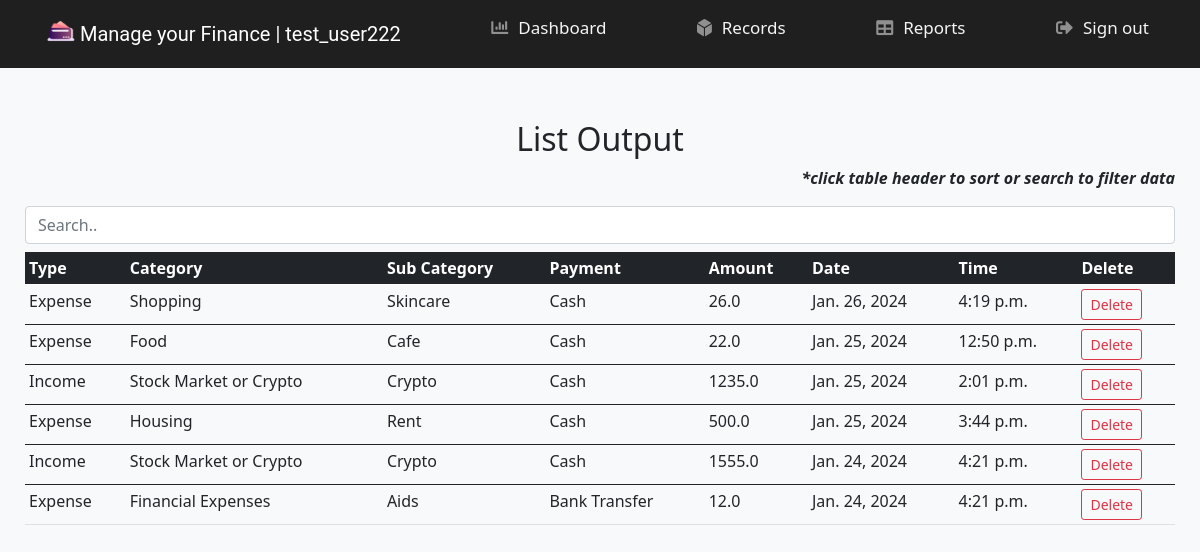
The app's page /reports/3/ (signed in) with its own data.
### wallet_app/users/models.py (models this page shows)
class User(auth_models.AbstractUser):
    username = models.CharField(
        max_length=30,
        blank=True,
        null=True,
        unique=True,
    )
    email = models.EmailField(
        unique=True,
        validators=[validate_email],
    )

### wallet_app/wallet/models.py (models this page shows, shortened)
class RecordModel(models.Model):
    type = models.CharField(max_length=40)
    category = models.CharField(max_length=40, default=None)
    sub_category = models.CharField(max_length=40, default=None)
    payment = models.CharField(max_length=40)
    amount = models.FloatField()
    date = models.DateField(
        auto_now_add=True
    )
    time = models.TimeField(
        auto_now_add=True
    )
    user = models.ForeignKey(
        to=UserModel,
        on_delete=models.CASCADE,
        null=True,
    )

### wallet_app/wallet/views.py (the view)
# urls.py: path('reports/<int:pk>/', ReportsView.as_view(), name='reports'),
class ReportsView(CustomLoginRequiredMixin, ErrorRedirectMixin, View):
    template_name = "reports.html"
    def get(self, request, pk):
        user = get_object_or_404(User, pk=pk)
        posts = RecordModel.objects.all().filter(user=user).order_by("-date")
        context = {"posts": posts}
        return render(request, self.template_name, context)

### wallet_app/users/mixins.py (called while the page is built)
    def dispatch(self, request, *args, **kwargs):
        if not request.user.is_authenticated or request.user != self.get_user(request, *args, **kwargs):
            return self.handle_no_permission()
        elif request.user.pk != kwargs.get('pk'):
            raise Http404("You don't have permission to access this page.")
        return super().dispatch(request, *args, **kwargs)

    def get_user(self, request, *args, **kwargs):
        return request.user

    def dispatch(self, request, *args, **kwargs):
        if not self.request.user.is_authenticated:
            return self.handle_no_permission()
        return super().dispatch(request, *args, **kwargs)

### templates/reports.html (shortened to what this page needs)
{% extends 'main.html' %}
{% load static %}
{% block content %}
    <div class="text-center mb-2">
        <h2> List Output </h2>
    </div>
    <p class="text-end fst-italic fw-bold">*click table header to sort or search to filter data</p>
    <input class="form-control mb-2" id="input" type="text" placeholder="Search..">
    <div class="table-responsive">
        <table id="reports" class="table table-hover table-sm">
            <thead>
            <tr>
                <th class="table-dark" scope="col" onclick="sortTable(0)">Type</th>
                <th class="table-dark" scope="col" onclick="sortTable(1)">Category</th>
                <th class="table-dark" scope="col" onclick="sortTable(2)">Sub Category</th>
                <th class="table-dark" scope="col" onclick="sortTable(3)">Payment</th>
                <th class="table-dark" scope="col" onclick="sortTable(4)">Amount</th>
                <th class="table-dark" scope="col" onclick="sortTable(5)">Date</th>
                <th class="table-dark" scope="col" onclick="sortTable(6)">Time</th>
                <th class="table-dark" scope="col">Delete</th>
            </tr>
            </thead>
        <tr>
            {% for post in posts %}
                {% if post %}
            <tbody id="table">
            <td>{{ post.type }}</td>
            <td>{{ post.category }}</td>
            <td>{{ post.sub_category }}</td>
            <td>{{ post.payment }}</td>
            <td>{{ post.amount }}</td>
            <td>{{ post.date }}</td>
            <td>{{ post.time }}</td>
            <td><a class="btn btn-outline-danger btn-sm" href="{% url 'delete' pk=request.user.pk id=post.id %}">Delete</a></td>
            </tr>
            </tbody>
            {% endif %}
            {% endfor %}
        </table>
    </div>
{% endblock %}

### templates/main.html (shortened to what this page needs)
{% load static %}
<!DOCTYPE html>
<html lang="en">
<head>
    <link href="{% static 'css/bootstrap.min.css' %}" rel="stylesheet">
    <link href="{% static 'css/main.css' %}" rel="stylesheet" type="text/css">
    <link rel="stylesheet" href="https://use.fontawesome.com/releases/v5.15.1/css/all.css"
>
</head>
<body>
<nav class="navbar fixed-top navbar-custom" id="navbar">
    <div class="container-fluid">
        <a class="navbar-brand" href="{% url 'dashboard' pk=request.user.pk %}">
            <img src="{% static 'images/wallet.png' %}" id="logo" alt="" width="30" height="24"
                 class="d-inline-block align-top">
            Manage your Finance | {{ request.user }}
        </a>
        <h1 class="nav-link active"><a href="{% url 'dashboard' pk=request.user.pk %}"><i
                class="fas fa-chart-bar nav-icon"></i>Dashboard</a></h1>
        <h1 class="nav-link active"><a href="{% url 'records' pk=request.user.pk %}"><i
                class="fas fa-dice-d6 nav-icon"></i>Records</a></h1>
        <h1 class="nav-link active"><a href="{% url 'reports' pk=request.user.pk %}"><i
                class="fas fa-table nav-icon"></i>Reports</a></h1>
        <ul class="navbar-nav px-3 flex-row-reverse">
            <li class="nav-item text-nowrap">
                <h1 class="nav-link active"><a href="{% url 'logout' %}"><i
                    class="fas fa-sign-out-alt nav-icon"></i>Sign out</a></h1>
            </li>
        </ul>
    </div>
</nav>
<div class="container-fluid"><br><br><br><br><br>
    {% block content %}
    {% endblock %}
</div>
</body>
</html>

### static/css/main.css (style rules this page uses)
.container-fluid { padding-left: 25px; padding-right: 25px; }
.navbar-brand { margin-left: 10px; font-family: 'Roboto', sans-serif; text-decoration: none; color: white; }
.navbar-custom { background-color: #1F1F1F; color: #f5f5f5; font-size: 17px; padding: 5px 10px; text-decoration: none; }
.nav-icon { padding-right: 10px; color: #909090; }
.nav-link { display: flex; height: 50px; }
.nav-link a { color: #f5f5f5; font-size: 17px; float: left; padding: 5px 0px; text-decoration: none; }

### records on screen
User: user "test_user222"
RecordModel: type "Expense", category "Shopping", sub_category "Skincare", payment "Cash", amount "26.0", date "Jan. 26, 2024", time "4:19 p.m."
RecordModel: type "Expense", category "Food", sub_category "Cafe", payment "Cash", amount "22.0", date "Jan. 25, 2024", time "12:50 p.m."
RecordModel: type "Income", category "Stock Market or Crypto", sub_category "Crypto", payment "Cash", amount "1235.0", date "Jan. 25, 2024", time "2:01 p.m."
RecordModel: type "Expense", category "Housing", sub_category "Rent", payment "Cash", amount "500.0", date "Jan. 25, 2024", time "3:44 p.m."
RecordModel: type "Income", category "Stock Market or Crypto", sub_category "Crypto", payment "Cash", amount "1555.0", date "Jan. 24, 2024", time "4:21 p.m."
RecordModel: type "Expense", category "Financial Expenses", sub_category "Aids", payment "Bank Transfer", amount "12.0", date "Jan. 24, 2024", time "4:21 p.m."
